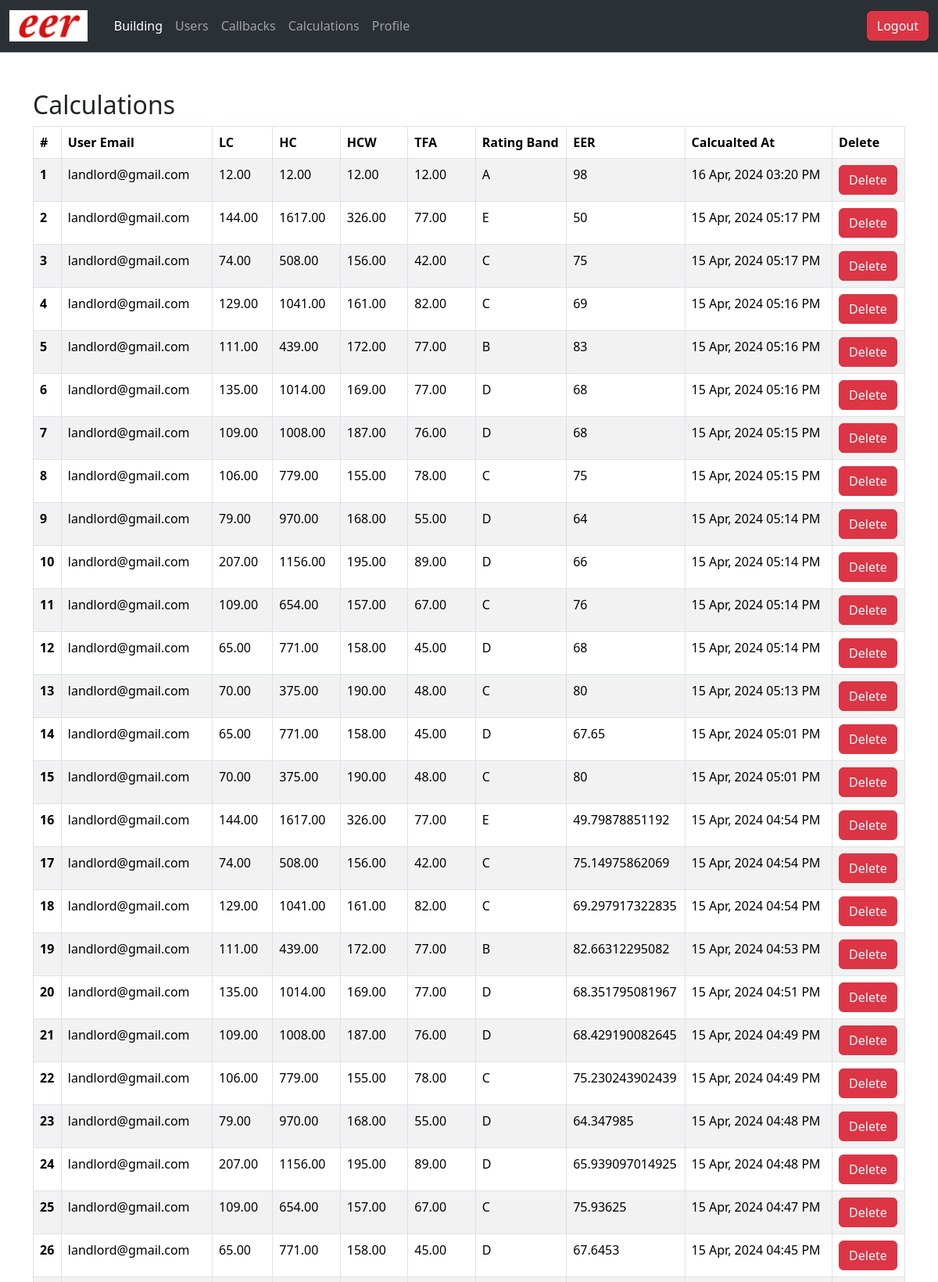
The app's page /admin/calculations.php (signed in, upper part) with its own data.
### tables this page shows
CREATE TABLE `calculations` (
  `id` int(11) NOT NULL,
  `user_id` int(11) DEFAULT NULL,
  `building_id` int(11) DEFAULT NULL,
  `lc` decimal(30,2) DEFAULT NULL,
  `hc` decimal(30,2) DEFAULT NULL,
  `hwc` decimal(30,2) DEFAULT NULL,
  `tfa` decimal(30,2) DEFAULT NULL,
  `rating_band` text DEFAULT NULL,
  `eer` text DEFAULT NULL,
  `created_at` datetime DEFAULT NULL
);

CREATE TABLE `users` (
  `id` int(11) NOT NULL,
  `fname` text DEFAULT NULL,
  `lname` text DEFAULT NULL,
  `username` text DEFAULT NULL,
  `email` text DEFAULT NULL,
  `password` text DEFAULT NULL,
  `phone` int(11) DEFAULT NULL,
  `UserAddress` varchar(5000) DEFAULT NULL,
  `role_id` int(11) DEFAULT NULL,
  `created_at` datetime DEFAULT NULL
);

### admin/calculations.php (the view, shortened to what this page needs)
<?php include "../php/db.php";
$data = mysqli_query($conn, "SELECT * FROM `calculations` order by id desc");
?>
<!doctype html>
<html lang="en">
  <head>
    <link href="https://cdn.jsdelivr.net/npm/bootstrap@5.3.3/dist/css/bootstrap.min.css" rel="stylesheet">
    <link rel="stylesheet" href="https://cdn.datatables.net/2.0.2/css/dataTables.dataTables.min.css">
</head>
<body>
    <?php include("header.php"); ?>
   <div class="container mx-auto mt-5">
    <div class="d-flex justify-content-between">
<div><h2>Calculations</h2></div>
    </div>
   <table class="table table-bordered table-striped table-hover" id="myTable">
  <thead>
    <tr>
      <th scope="col">#</th>
      <th scope="col">User Email</th>
      <th scope="col">LC</th>
      <th scope="col">HC</th>
      <th scope="col">HCW</th>
      <th scope="col">TFA</th>
      <th scope="col">Rating Band</th>
      <th scope="col">EER</th>
      <th scope="col">Calcualted At</th>
      <th scope="col">Delete</th>
    </tr>
  </thead>
  <tbody>
    <?php if(mysqli_num_rows($data)>0){
      $sno = 0;
      while($fetch_rows = mysqli_fetch_assoc($data)){
        $sno++;
        $user_get = mysqli_fetch_assoc(mysqli_query($conn, "SELECT * FROM `users` WHERE `id`=$fetch_rows[user_id]"));
?>
    <tr>
      <th scope="row"><?=$sno?></th>
      <td><?=$user_get['email']?></td>
      <td><?=$fetch_rows['lc']?></td>
      <td><?=$fetch_rows['hc']?></td>
      <td><?=$fetch_rows['hwc']?></td>
      <td><?=$fetch_rows['tfa']?></td>
      <td><?=$fetch_rows['rating_band']?></td>
      <td><?=$fetch_rows['eer']?></td>
      <td><?=date('d M, Y h:i A', strtotime($fetch_rows['created_at']))?></td>
      <td><a href="delete_calculation.php?id=<?=$fetch_rows['id']?>" class="btn btn-danger">Delete</a></td>
    </tr>
<?php
      }
    } ?>
  </tbody>
</table>
   </div>
    <?php include("footer.php"); ?>

### records on screen
calculations: user.email "landlord@gmail.com", lc "12.00", hc "12.00", hwc "12.00", tfa "12.00", rating_band "A", eer "98", created_at "16 Apr, 2024 03:20 PM"
calculations: user.email "landlord@gmail.com", lc "144.00", hc "1617.00", hwc "326.00", tfa "77.00", rating_band "E", eer "50", created_at "15 Apr, 2024 05:17 PM"
calculations: user.email "landlord@gmail.com", lc "74.00", hc "508.00", hwc "156.00", tfa "42.00", rating_band "C", eer "75", created_at "15 Apr, 2024 05:17 PM"
calculations: user.email "landlord@gmail.com", lc "129.00", hc "1041.00", hwc "161.00", tfa "82.00", rating_band "C", eer "69", created_at "15 Apr, 2024 05:16 PM"
calculations: user.email "landlord@gmail.com", lc "111.00", hc "439.00", hwc "172.00", tfa "77.00", rating_band "B", eer "83", created_at "15 Apr, 2024 05:16 PM"
calculations: user.email "landlord@gmail.com", lc "135.00", hc "1014.00", hwc "169.00", tfa "77.00", rating_band "D", eer "68", created_at "15 Apr, 2024 05:16 PM"
calculations: user.email "landlord@gmail.com", lc "109.00", hc "1008.00", hwc "187.00", tfa "76.00", rating_band "D", eer "68", created_at "15 Apr, 2024 05:15 PM"
calculations: user.email "landlord@gmail.com", lc "106.00", hc "779.00", hwc "155.00", tfa "78.00", rating_band "C", eer "75", created_at "15 Apr, 2024 05:15 PM"
calculations: user.email "landlord@gmail.com", lc "79.00", hc "970.00", hwc "168.00", tfa "55.00", rating_band "D", eer "64", created_at "15 Apr, 2024 05:14 PM"
calculations: user.email "landlord@gmail.com", lc "207.00", hc "1156.00", hwc "195.00", tfa "89.00", rating_band "D", eer "66", created_at "15 Apr, 2024 05:14 PM"
calculations: user.email "landlord@gmail.com", lc "109.00", hc "654.00", hwc "157.00", tfa "67.00", rating_band "C", eer "76", created_at "15 Apr, 2024 05:14 PM"
calculations: user.email "landlord@gmail.com", lc "65.00", hc "771.00", hwc "158.00", tfa "45.00", rating_band "D", eer "68", created_at "15 Apr, 2024 05:14 PM"
calculations: user.email "landlord@gmail.com", lc "70.00", hc "375.00", hwc "190.00", tfa "48.00", rating_band "C", eer "80", created_at "15 Apr, 2024 05:13 PM"
calculations: user.email "landlord@gmail.com", lc "65.00", hc "771.00", hwc "158.00", tfa "45.00", rating_band "D", eer "67.65", created_at "15 Apr, 2024 05:01 PM"
calculations: user.email "landlord@gmail.com", lc "70.00", hc "375.00", hwc "190.00", tfa "48.00", rating_band "C", eer "80", created_at "15 Apr, 2024 05:01 PM"
calculations: user.email "landlord@gmail.com", lc "144.00", hc "1617.00", hwc "326.00", tfa "77.00", rating_band "E", eer "49.79878851192", created_at "15 Apr, 2024 04:54 PM"
calculations: user.email "landlord@gmail.com", lc "74.00", hc "508.00", hwc "156.00", tfa "42.00", rating_band "C", eer "75.14975862069", created_at "15 Apr, 2024 04:54 PM"
calculations: user.email "landlord@gmail.com", lc "129.00", hc "1041.00", hwc "161.00", tfa "82.00", rating_band "C", eer "69.297917322835", created_at "15 Apr, 2024 04:54 PM"
calculations: user.email "landlord@gmail.com", lc "111.00", hc "439.00", hwc "172.00", tfa "77.00", rating_band "B", eer "82.66312295082", created_at "15 Apr, 2024 04:53 PM"
calculations: user.email "landlord@gmail.com", lc "135.00", hc "1014.00", hwc "169.00", tfa "77.00", rating_band "D", eer "68.351795081967", created_at "15 Apr, 2024 04:51 PM"
calculations: user.email "landlord@gmail.com", lc "109.00", hc "1008.00", hwc "187.00", tfa "76.00", rating_band "D", eer "68.429190082645", created_at "15 Apr, 2024 04:49 PM"
calculations: user.email "landlord@gmail.com", lc "106.00", hc "779.00", hwc "155.00", tfa "78.00", rating_band "C", eer "75.230243902439", created_at "15 Apr, 2024 04:49 PM"
calculations: user.email "landlord@gmail.com", lc "79.00", hc "970.00", hwc "168.00", tfa "55.00", rating_band "D", eer "64.347985", created_at "15 Apr, 2024 04:48 PM"
calculations: user.email "landlord@gmail.com", lc "207.00", hc "1156.00", hwc "195.00", tfa "89.00", rating_band "D", eer "65.939097014925", created_at "15 Apr, 2024 04:48 PM"
calculations: user.email "landlord@gmail.com", lc "109.00", hc "654.00", hwc "157.00", tfa "67.00", rating_band "C", eer "75.93625", created_at "15 Apr, 2024 04:47 PM"
calculations: user.email "landlord@gmail.com", lc "65.00", hc "771.00", hwc "158.00", tfa "45.00", rating_band "D", eer "67.6453", created_at "15 Apr, 2024 04:45 PM"
